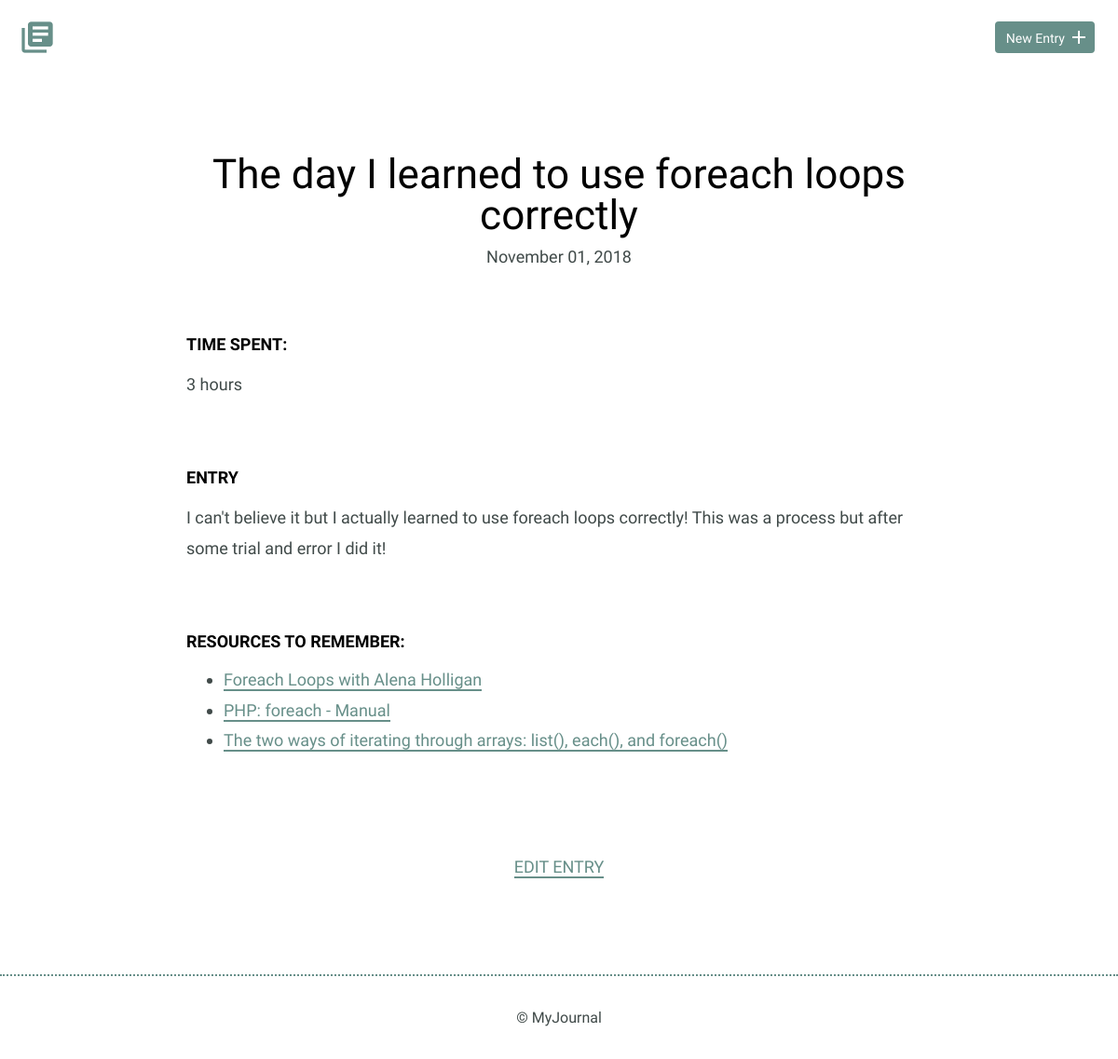
The page /detail.php?q=3 on the database as committed earlier.
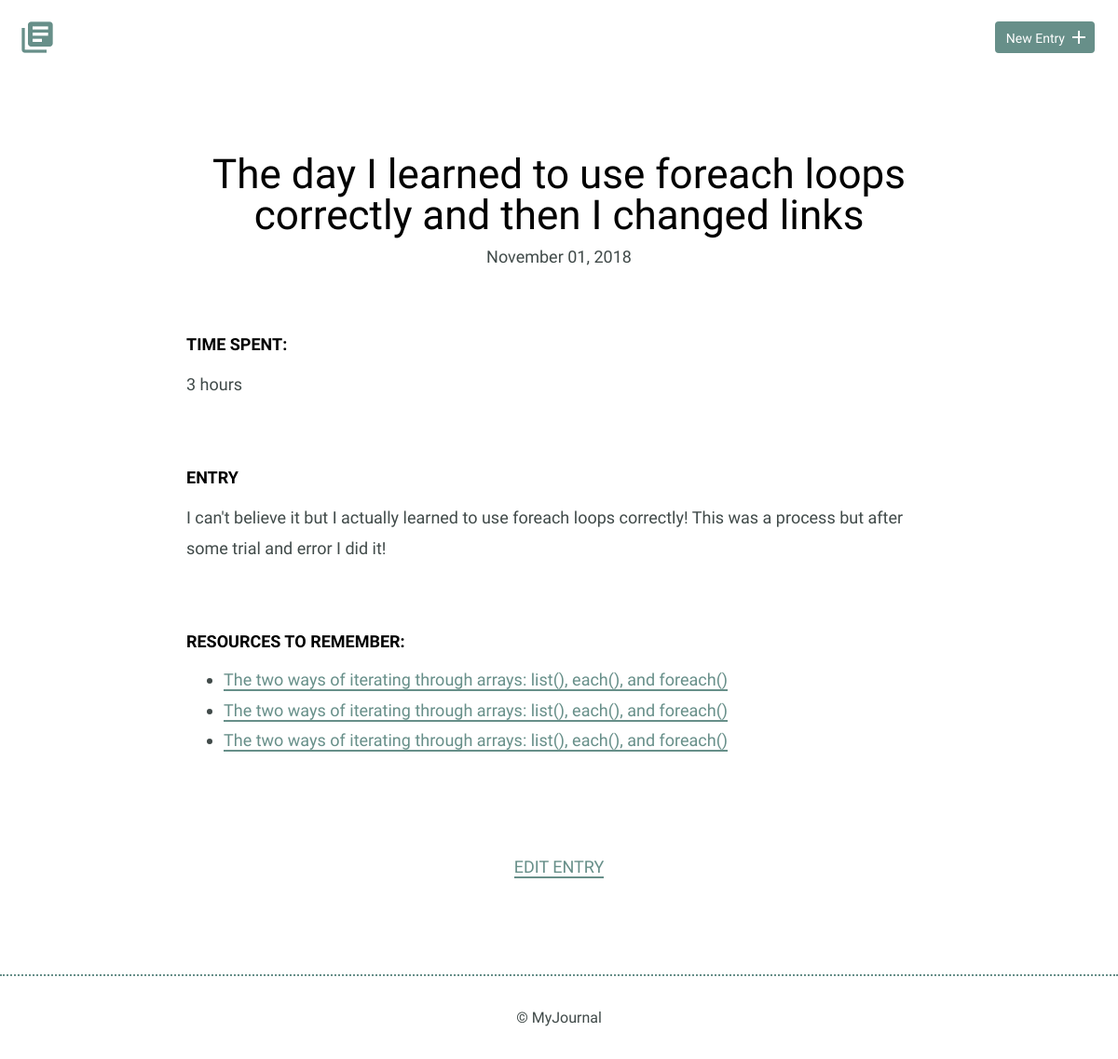
The same page on the database as committed later.
### tables this page shows
CREATE TABLE "journal" (
	`journal_id`	INTEGER,
	`title`	TEXT,
	`date`	TEXT,
	`time_spent`	INTEGER,
	`entry`	TEXT,
	PRIMARY KEY(`journal_id`)
);

### inc/functions.php (called while the page is built, shortened)
<?php
try {
      $sql = "SELECT * FROM journal";
      $results = $db->prepare($sql);
      $results->execute();
      $journals =  $results->fetchAll(PDO::FETCH_ASSOC);
      }  catch (Exception $e) {
    echo "Bad request from query 1: " . $e->getMessage();
    exit;
}
try {  $sql2 = "SELECT link_id, link_name, link_address, resources.journal_id
   FROM resources JOIN journal ON journal.journal_id = resources.journal_id";
  $getResources = $db->prepare($sql2);
  $getResources->execute();
  $resources = $getResources->fetchAll(PDO::FETCH_ASSOC);
} catch (Exception $e) {
      echo "Bad request from query 2: " . $e->getMessage();
      exit;
}

### detail.php (the view)
<?php
require('inc/connection.php');
include('inc/functions.php');
include('inc/header.php');
$entry_id = filter_input(INPUT_GET, 'q', FILTER_SANITIZE_NUMBER_INT);
$entry_id--;
?>
        <section>
            <div class="container">
                <div class="entry-list single">
                    <article>
                        <?php
                        echo "<h1>" .$journals[$entry_id]['title'] . "</h1>";
                        $getdate = $journals[$entry_id]['date'];
                        $date = date("F d, Y", strtotime($getdate));
                        echo '<time datetime="' .$getdate .'">';
                        echo $date;
                        echo"</time>";
                        ?>
                        <div class="entry">
                            <h3>Time Spent: </h3>
                            <p><?php echo $journals[$entry_id]['time_spent']; ?></p>
                        </div>
                        <div class="entry">
                            <h3>Entry</h3>
                              <?php echo "<p>" .$journals[$entry_id]['entry'] . "</p>";?>
                        </div>
                        <div class="entry">
                            <h3>Resources to Remember:</h3>
                            <ul>
                                <?php
                                foreach($resources as $resource) {
                                  if ($resource['journal_id'] == $journals[$entry_id]['journal_id']) {
                                    echo '<li><a href="'
                                      . $resource['link_address']
                                      .'">'
                                      . $resource['link_name']
                                      . '</a></li>';
                                  }
                                    }
                                                            ?>
                              </ul>
                        </div>
                    </article>
                </div>
            </div>
            <div class="edit">
                  <p>
                  <?php
                  $project_id = $journals[$entry_id]['journal_id'];
                  echo '<a href="edit.php?q='
                        . $project_id
                        . '">Edit Entry</a></p>';
                        ?>
            </div>
        </section>
        <?php include('inc/footer.php'); ?>
    </body>
</html>

Rows that differ between the two databases and show on the page:
changed journal: title "The day I learned to use foreach loops correctly" → "The day I learned to use foreach loops correctly and then I changed links"
Other text that changed with them:
new list line: "The two ways of iterating through arrays: list(), each(), and foreach()"
list line gone: "Foreach Loops with Alena Holligan"
list line gone: "PHP: foreach - Manual"
